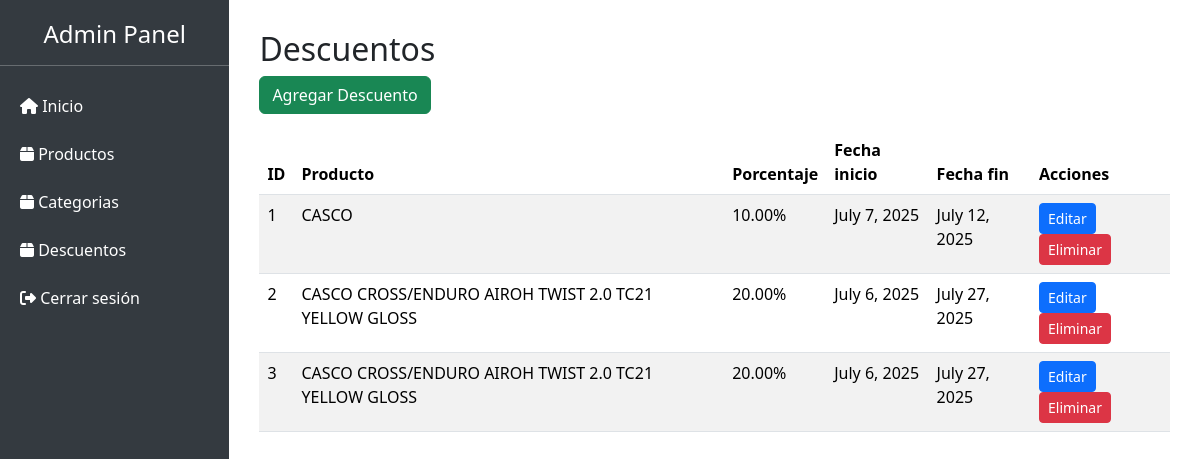
/panel/descuentos/, run on the app's committed database.
### Aplicaciones/descuentos/models.py (models this page shows, shortened)
class Descuento(models.Model):
    producto = models.ForeignKey(Producto, on_delete=PROTECT, related_name='descuentos')
    porcentaje_descuento = models.DecimalField(max_digits=5, decimal_places=2)
    fecha_inicio = models.DateField()
    fecha_fin = models.DateField()

### Aplicaciones/productos/models.py (models this page shows, shortened)
class Producto(models.Model):
    nombre = models.CharField(max_length=200)
    descripcion = models.TextField()
    precio = models.DecimalField(max_digits=10, decimal_places=2)
    stock = models.PositiveIntegerField(default=0)
    imagen = models.FileField(upload_to='productos/', blank=True, null=True)  # CAMBIO
    categoria = models.ForeignKey(Categoria, on_delete=PROTECT, related_name='productos')

### Aplicaciones/core/views.py (the view)
# urls.py: path('panel/descuentos/', views.admin_descuentos, name='admin_descuentos'),
def admin_descuentos(request):
    descuentos = Descuento.objects.select_related('producto').all()
    return render(request, 'descuentos/lista.html', {'descuentos': descuentos})

### Aplicaciones/carrito/context_processors.py (called while the page is built)
def carrito_context(request):
    carrito = request.session.get('carrito', {})
    total_items = sum(item['cantidad'] for item in carrito.values())
    return {'total_items_carrito': total_items}

def carrito_total_items(request):
    usuario_id = request.session.get('usuario_id')
    total_items = 0
    if usuario_id:
        carrito = Carrito.objects.filter(usuario_id=usuario_id, estado='activo').first()
        if carrito:
            total_items = CarritoProducto.objects.filter(carrito=carrito).aggregate(
                total=Sum('cantidad')
            )['total'] or 0
    else:
        carrito_sesion = request.session.get('carrito', {})
        total_items = sum(item['cantidad'] for item in carrito_sesion.values())
    return {'total_items_carrito': total_items}

### Aplicaciones/categorias/context_processors.py (called while the page is built)
def categorias_disponibles(request):
    categorias = Categoria.objects.all()
    return {'categorias_globales': categorias}

### Aplicaciones/core/templates/descuentos/lista.html (shortened to what this page needs)
{% extends 'layouts/baseAdmin.html' %}
{% block content %}
<h2>Descuentos</h2>
<a href="{% url 'nuevo_descuento' %}" class="btn btn-success mb-3">Agregar Descuento</a>
<table class="table table-striped" id="miTabla">
  <thead>
    <tr>
      <th>ID</th>
      <th>Producto</th>
      <th>Porcentaje</th>
      <th>Fecha inicio</th>
      <th>Fecha fin</th>
      <th>Acciones</th>
    </tr>
  </thead>
  <tbody>
    {% for descuento in descuentos %}
    <tr>
      <td>{{ descuento.id }}</td>
      <td>{{ descuento.producto.nombre }}</td>
      <td>{{ descuento.porcentaje_descuento }}%</td>
      <td>{{ descuento.fecha_inicio }}</td>
      <td>{{ descuento.fecha_fin }}</td>
      <td>
        <a href=" {% url 'editar_descuento' descuento.id %} " class="btn btn-primary btn-sm">Editar</a>
        <button onclick="eliminarDescuento('{{ descuento.id }}')" class="btn btn-danger btn-sm">Eliminar</button>
      </td>
    </tr>
    {% empty %}
    <tr><td colspan="6">No hay descuentos registrados.</td></tr>
    {% endfor %}
  </tbody>
</table>
{% endblock %}

### Aplicaciones/core/templates/layouts/baseAdmin.html (shortened to what this page needs)
<!DOCTYPE html>
<html lang="es">
<head>
    <link rel="stylesheet" href="https://cdn.jsdelivr.net/npm/bootstrap@5.3.0/dist/css/bootstrap.min.css">
    <link rel="stylesheet" href="https://cdnjs.cloudflare.com/ajax/libs/font-awesome/6.4.0/css/all.min.css">
    <link rel="stylesheet" href="https://cdnjs.cloudflare.com/ajax/libs/bootstrap/5.3.3/css/bootstrap.min.css">
    <link rel="stylesheet" href="https://cdnjs.cloudflare.com/ajax/libs/font-awesome/6.7.2/css/all.min.css">
    <link rel="stylesheet" href="https://cdn.datatables.net/2.3.1/css/dataTables.dataTables.min.css">
    <link rel="stylesheet" href="https://cdn.datatables.net/buttons/3.2.3/css/buttons.dataTables.min.css">
    <link rel="stylesheet" href="https://cdnjs.cloudflare.com/ajax/libs/bootstrap-fileinput/5.5.4/css/fileinput.min.css">
</head>
<body>
    <div class="sidebar">
        <h4 class="text-center">Admin Panel</h4>
        <hr>
        <a href="{% url 'admin_inicio' %}"><i class="fas fa-home"></i> Inicio</a>
        <a href="{% url 'admin_productos' %}"><i class="fas fa-box"></i> Productos</a>
        <a href="{% url 'admin_categorias' %}"><i class="fas fa-box"></i> Categorias</a>
        <a href="{% url 'admin_descuentos' %}"><i class="fas fa-box"></i> Descuentos</a>
        <a href="{% url 'logout' %}"><i class="fas fa-sign-out-alt"></i> Cerrar sesión</a>
    </div>
    <div class="main-content">
        {% block content %}{% endblock %}
    </div>
</body>
</html>

### Aplicaciones/core/templates/layouts/baseAdmin.html (style rules this page uses)
body { display: flex; min-height: 100vh; }
.sidebar { width: 250px; background-color: #343a40; color: white; padding-top: 20px; }
.sidebar a { color: white; display: block; padding: 12px 20px; text-decoration: none; }
.main-content { flex-grow: 1; padding: 30px; }

### data on the page
Descuento: id "1", producto.nombre "CASCO", porcentaje_descuento "10.00", fecha_inicio "July 7, 2025", fecha_fin "July 12, 2025"
Descuento: id "2", producto.nombre "CASCO CROSS/ENDURO AIROH TWIST 2.0 TC21 YELLOW GLOSS", porcentaje_descuento "20.00", fecha_inicio "July 6, 2025", fecha_fin "July 27, 2025"
Descuento: id "3", producto.nombre "CASCO CROSS/ENDURO AIROH TWIST 2.0 TC21 YELLOW GLOSS", porcentaje_descuento "20.00", fecha_inicio "July 6, 2025", fecha_fin "July 27, 2025"
